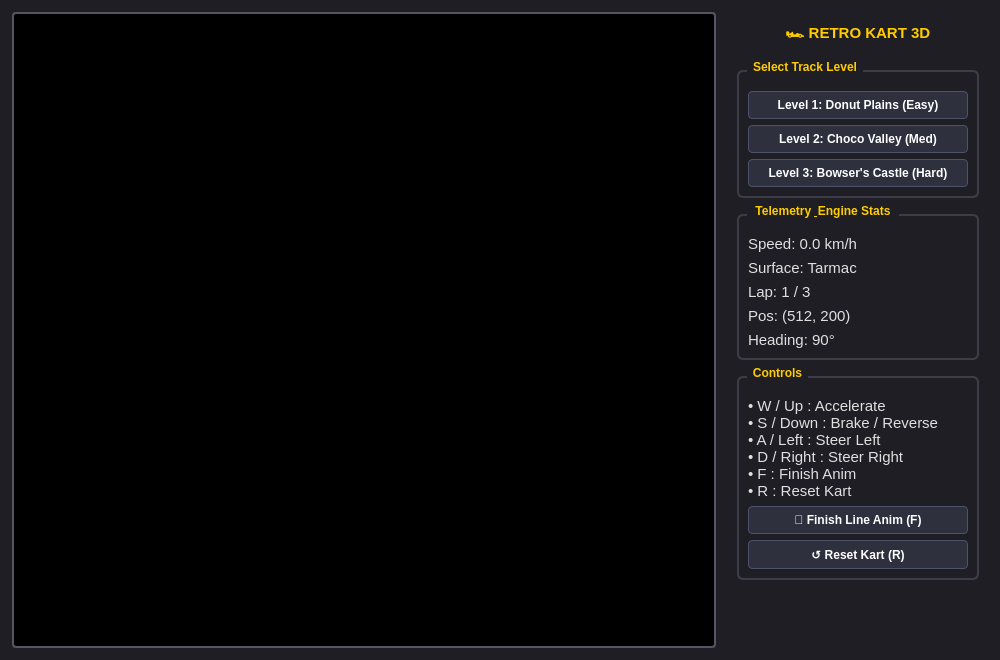
<?xml version="1.0" encoding="UTF-8"?>
<ui version="4.0">
 <class>MainWindow</class>
 <widget class="QMainWindow" name="MainWindow">
  <property name="geometry">
   <rect>
    <x>0</x>
    <y>0</y>
    <width>1000</width>
    <height>660</height>
   </rect>
  </property>
  <property name="windowTitle">
   <string>RetroKart 3D - Computer Graphics Engine</string>
  </property>
  <property name="styleSheet">
   <string notr="true">
    QMainWindow { background-color: #1e1e24; color: #f0f0f0; }
    QGroupBox { font-weight: bold; border: 2px solid #3d3d4a; border-radius: 6px; margin-top: 10px; padding-top: 10px; color: #ffcc00; }
    QGroupBox::title { subcontrol-origin: margin; subcontrol-position: top left; left: 10px; padding: 0 4px; }
    QPushButton { background-color: #2e303e; color: #ffffff; border: 1px solid #4f526b; border-radius: 4px; padding: 6px 12px; font-weight: bold; }
    QPushButton:hover { background-color: #3f4258; border-color: #ffcc00; }
    QPushButton:pressed { background-color: #ffcc00; color: #1e1e24; }
    QLabel { color: #e0e0e0; font-size: 11pt; }
   </string>
  </property>
  <widget class="QWidget" name="centralWidget">
   <layout class="QHBoxLayout" name="horizontalLayout">
    <property name="spacing">
     <number>12</number>
    </property>
    <property name="leftMargin">
     <number>12</number>
    </property>
    <property name="topMargin">
     <number>12</number>
    </property>
    <property name="rightMargin">
     <number>12</number>
    </property>
    <property name="bottomMargin">
     <number>12</number>
    </property>
    <item>
     <widget class="QWidget" name="canvasContainer" native="true">
      <property name="sizePolicy">
       <sizepolicy hsizetype="Expanding" vsizetype="Expanding">
        <horstretch>3</horstretch>
        <verstretch>0</verstretch>
       </sizepolicy>
      </property>
      <property name="styleSheet">
       <string notr="true">background-color: #000000; border: 2px solid #555566; border-radius: 4px;</string>
      </property>
     </widget>
    </item>
    <item>
     <widget class="QWidget" name="controlPanel" native="true">
      <property name="sizePolicy">
       <sizepolicy hsizetype="Preferred" vsizetype="Expanding">
        <horstretch>1</horstretch>
        <verstretch>0</verstretch>
       </sizepolicy>
      </property>
      <property name="minimumSize">
       <size>
        <width>260</width>
        <height>0</height>
       </size>
      </property>
      <layout class="QVBoxLayout" name="verticalLayout">
       <item>
        <widget class="QLabel" name="titleLabel">
         <property name="font">
          <font>
           <pointsize>15</pointsize>
           <bold>true</bold>
          </font>
         </property>
         <property name="styleSheet">
          <string notr="true">color: #ffcc00; margin-bottom: 6px;</string>
         </property>
         <property name="text">
          <string>🏎️ RETRO KART 3D</string>
         </property>
         <property name="alignment">
          <set>Qt::AlignCenter</set>
         </property>
        </widget>
       </item>
       <item>
        <widget class="QGroupBox" name="groupLevels">
         <property name="title">
          <string>Select Track Level</string>
         </property>
         <layout class="QVBoxLayout" name="levelLayout">
          <item>
           <widget class="QPushButton" name="btnLevel1">
            <property name="text">
             <string>Level 1: Donut Plains (Easy)</string>
            </property>
           </widget>
          </item>
          <item>
           <widget class="QPushButton" name="btnLevel2">
            <property name="text">
             <string>Level 2: Choco Valley (Med)</string>
            </property>
           </widget>
          </item>
          <item>
           <widget class="QPushButton" name="btnLevel3">
            <property name="text">
             <string>Level 3: Bowser's Castle (Hard)</string>
            </property>
           </widget>
          </item>
         </layout>
        </widget>
       </item>
       <item>
        <widget class="QGroupBox" name="groupTelemetry">
         <property name="title">
          <string>Telemetry &amp; Engine Stats</string>
         </property>
         <layout class="QVBoxLayout" name="telemetryLayout">
          <item>
           <widget class="QLabel" name="lblSpeed">
            <property name="text">
             <string>Speed: 0.0 km/h</string>
            </property>
           </widget>
          </item>
          <item>
           <widget class="QLabel" name="lblSurface">
            <property name="text">
             <string>Surface: Tarmac</string>
            </property>
           </widget>
          </item>
          <item>
           <widget class="QLabel" name="lblLap">
            <property name="text">
             <string>Lap: 1 / 3</string>
            </property>
           </widget>
          </item>
          <item>
           <widget class="QLabel" name="lblPos">
            <property name="text">
             <string>Pos: (512, 200)</string>
            </property>
           </widget>
          </item>
          <item>
           <widget class="QLabel" name="lblHeading">
            <property name="text">
             <string>Heading: 90°</string>
            </property>
           </widget>
          </item>
         </layout>
        </widget>
       </item>
       <item>
        <widget class="QGroupBox" name="groupControls">
         <property name="title">
          <string>Controls</string>
         </property>
         <layout class="QVBoxLayout" name="controlsLayout">
          <item>
           <widget class="QLabel" name="lblCtrlHelp">
            <property name="text">
             <string>• W / Up : Accelerate
• S / Down : Brake / Reverse
• A / Left : Steer Left
• D / Right : Steer Right
• F : Finish Anim
• R : Reset Kart</string>
            </property>
           </widget>
          </item>
          <item>
           <widget class="QPushButton" name="btnCelebration">
            <property name="text">
             <string>🎉 Finish Line Anim (F)</string>
            </property>
           </widget>
          </item>
          <item>
           <widget class="QPushButton" name="btnReset">
            <property name="text">
             <string>↺ Reset Kart (R)</string>
            </property>
           </widget>
          </item>
         </layout>
        </widget>
       </item>
       <item>
        <spacer name="verticalSpacer">
         <property name="orientation">
          <enum>Qt::Vertical</enum>
         </property>
         <property name="sizeHint" stdset="0">
          <size>
           <width>20</width>
           <height>40</height>
          </size>
         </property>
        </spacer>
       </item>
      </layout>
     </widget>
    </item>
   </layout>
  </widget>
 </widget>
 <resources/>
 <connections/>
</ui>
